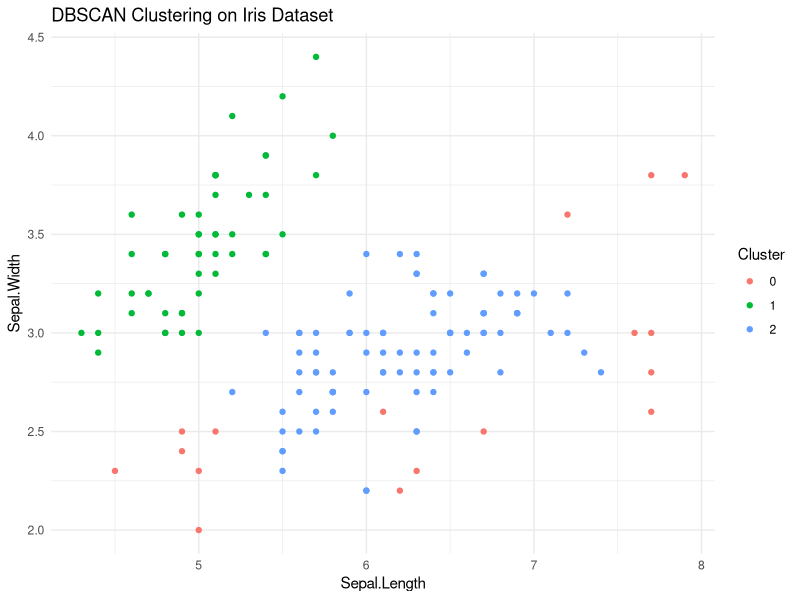

This chart was generated by the following R code:

install.packages("dbscan")
library(dbscan)
library(datasets)
data <- iris[, -5]
db <- dbscan(data, eps = 0.5, minPts = 5)
iris$Cluster <- as.factor(db$cluster)
library(ggplot2)
ggplot(iris, aes(Sepal.Length, Sepal.Width, color = Cluster)) + geom_point() + labs(title = "DBSCAN Clustering on Iris Dataset") + theme_minimal()
